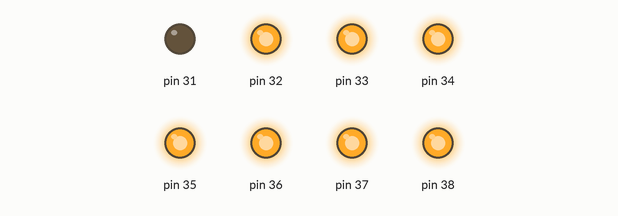
Recording of a sketch running on a simulated Arduino Mega 2560, built with avr-gcc and run on an emulated ATmega2560. Shown: output pins drawn as LEDs (lit = HIGH).

Above: at 0.1 s.
At 0.6 s:
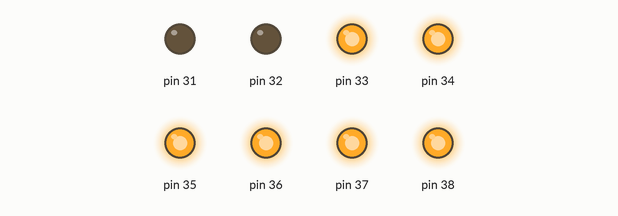
At 1.1 s:
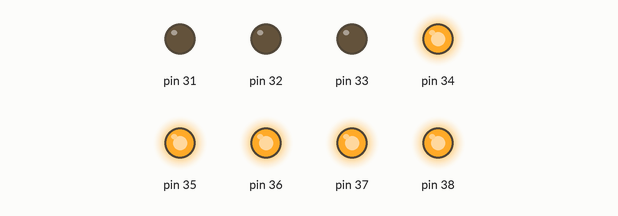
At 1.6 s:
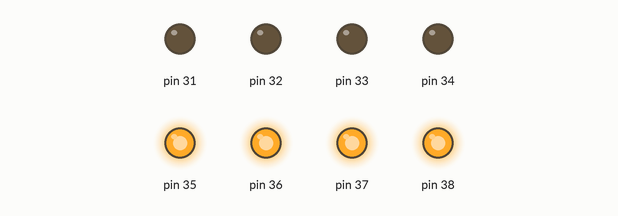
At 2.6 s:
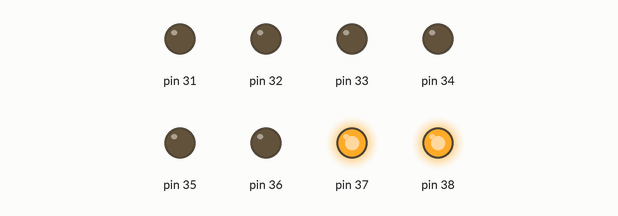
At 3.6 s:
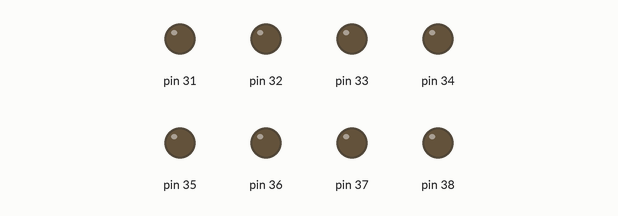
Timing chart, 0 to 5.1 s (numbered marks = the images above):
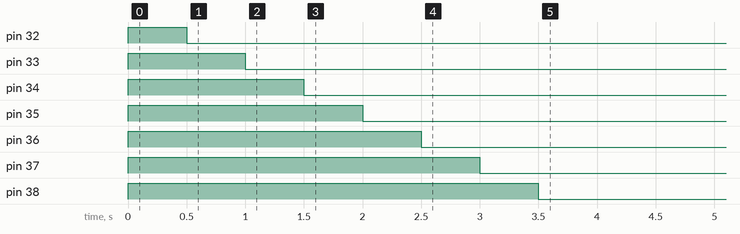

The sketch:

LED_8.ino
```cpp
void setup(){
  for (int i = 31; i <= 38; i = i + (1)) {
    pinMode(i, OUTPUT);
    digitalWrite(i,HIGH);
  }
}

void loop(){
  for (int i = 31; i <= 38; i = i + (1)) {
    pinMode(i, OUTPUT);
    digitalWrite(i,LOW);
    delay(500);
  }

}
```

Measured:
- by itself, pin 32: HIGH → LOW at 0.50 s
- by itself, pin 33: HIGH → LOW at 1.0 s
- by itself, pin 34: HIGH → LOW at 1.5 s
- by itself, pin 35: HIGH → LOW at 2.0 s
- by itself, pin 36: HIGH → LOW at 2.5 s
- by itself, pin 37: HIGH → LOW at 3.0 s
- by itself, pin 38: HIGH → LOW at 3.5 s
